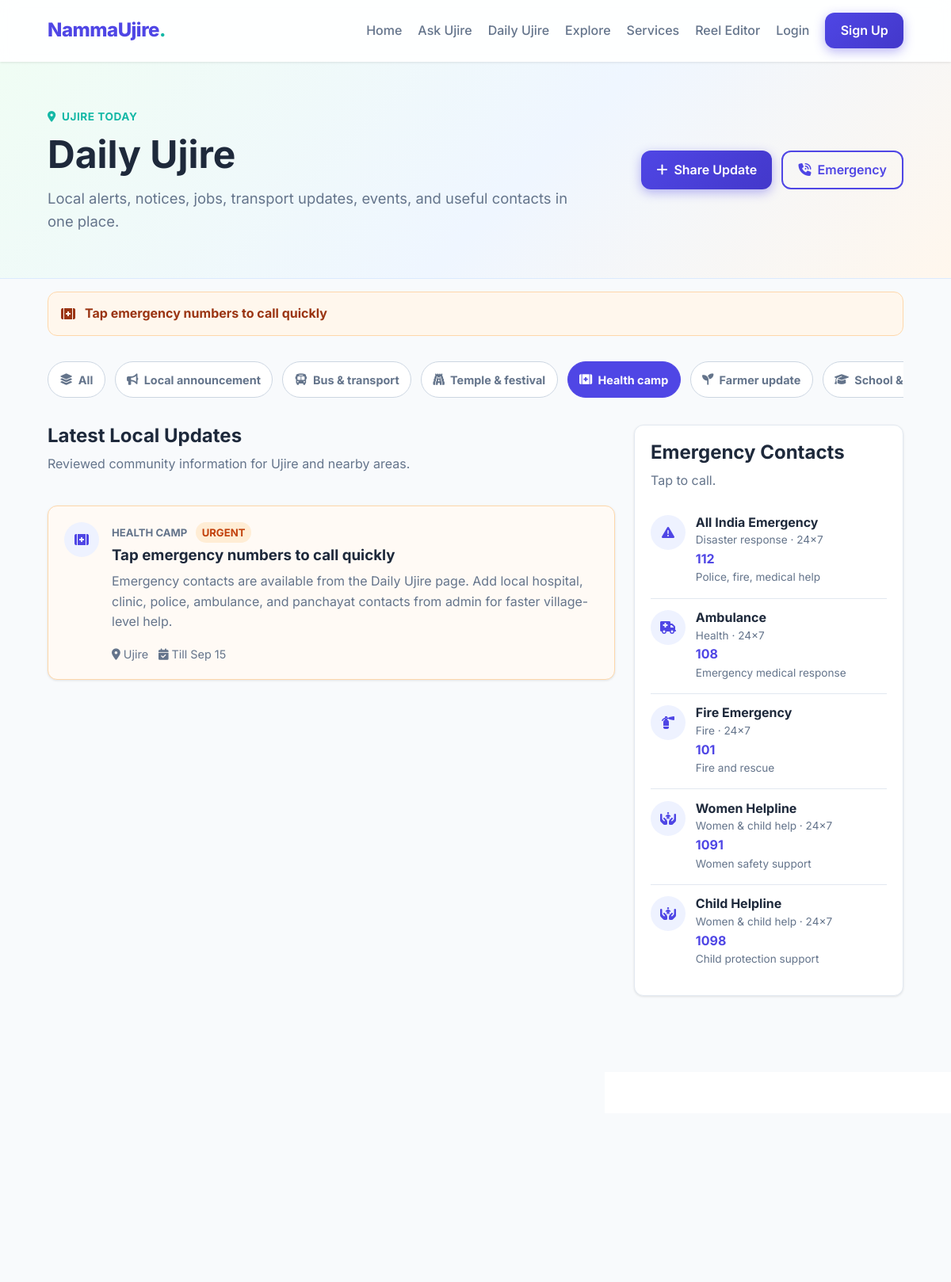
Page /daily/?category=HEALTH on the committed database.
### core/models.py (models this page shows, shortened)
class LocalUpdate(models.Model):
    class Category(models.TextChoices):
        ANNOUNCEMENT = 'ANNOUNCEMENT', 'Local announcement'
        BUS = 'BUS', 'Bus & transport'
        TEMPLE = 'TEMPLE', 'Temple & festival'
        HEALTH = 'HEALTH', 'Health camp'
        FARMER = 'FARMER', 'Farmer update'
        SCHOOL = 'SCHOOL', 'School & college'
        PANCHAYAT = 'PANCHAYAT', 'Panchayat notice'
        JOB = 'JOB', 'Local job'
        MARKET = 'MARKET', 'Buy & sell'
        WEATHER = 'WEATHER', 'Rain & weather'
    class Status(models.TextChoices):
        PENDING = 'PENDING', 'Pending review'
        PUBLISHED = 'PUBLISHED', 'Published'
        REJECTED = 'REJECTED', 'Rejected'
    CATEGORY_ICONS = {
        Category.ANNOUNCEMENT: 'fa-solid fa-bullhorn',
        Category.BUS: 'fa-solid fa-bus',
        Category.TEMPLE: 'fa-solid fa-gopuram',
        Category.HEALTH: 'fa-solid fa-kit-medical',
        Category.FARMER: 'fa-solid fa-seedling',
        Category.SCHOOL: 'fa-solid fa-graduation-cap',
        Category.PANCHAYAT: 'fa-solid fa-building-columns',
        Category.JOB: 'fa-solid fa-briefcase',
        Category.MARKET: 'fa-solid fa-store',
        Category.WEATHER: 'fa-solid fa-cloud-rain',
    }
    title = models.CharField(max_length=160)
    category = models.CharField(max_length=20, choices=Category.choices)
    description = models.TextField()
    location = models.CharField(max_length=120, blank=True)
    contact_name = models.CharField(max_length=80, blank=True)
    contact_phone = models.CharField(max_length=15, blank=True)
    event_datetime = models.DateTimeField(blank=True, null=True)
    valid_until = models.DateField(blank=True, null=True)
    is_urgent = models.BooleanField(default=False)
    is_pinned = models.BooleanField(default=False)
    status = models.CharField(max_length=20, choices=Status.choices, default=Status.PENDING)
    submitted_by = models.ForeignKey(
        settings.AUTH_USER_MODEL,
        on_delete=models.SET_NULL,
        blank=True,
        null=True,
        related_name='submitted_local_updates',
    )
    generated_from = models.ForeignKey(
        'RecurringLocalUpdate',
        on_delete=models.SET_NULL,
        blank=True,
        null=True,
        related_name='generated_updates',
    )
    generated_for = models.DateField(blank=True, null=True)
    created_at = models.DateTimeField(auto_now_add=True)
    updated_at = models.DateTimeField(auto_now=True)
    class Meta:
        ordering = ['-is_urgent', '-is_pinned', 'event_datetime', '-created_at']
    @classmethod
    def published(cls):
        today = timezone.localdate()
        return cls.objects.filter(status=cls.Status.PUBLISHED).filter(
            models.Q(valid_until__isnull=True) | models.Q(valid_until__gte=today)
        )
    @classmethod
    def category_options(cls):
        return [
            {
                'value': value,
                'label': label,
                'icon': cls.CATEGORY_ICONS.get(value, 'fa-solid fa-circle-info'),
            }
            for value, label in cls.Category.choices
        ]
    @property
    def icon_class(self):
        return self.CATEGORY_ICONS.get(self.category, 'fa-solid fa-circle-info')

class EmergencyContact(models.Model):
    class Category(models.TextChoices):
        HEALTH = 'HEALTH', 'Health'
        POLICE = 'POLICE', 'Police'
        FIRE = 'FIRE', 'Fire'
        PANCHAYAT = 'PANCHAYAT', 'Panchayat'
        TRANSPORT = 'TRANSPORT', 'Transport'
        WOMEN_CHILD = 'WOMEN_CHILD', 'Women & child help'
        DISASTER = 'DISASTER', 'Disaster response'
    CATEGORY_ICONS = {
        Category.HEALTH: 'fa-solid fa-truck-medical',
        Category.POLICE: 'fa-solid fa-shield-halved',
        Category.FIRE: 'fa-solid fa-fire-extinguisher',
        Category.PANCHAYAT: 'fa-solid fa-building-columns',
        Category.TRANSPORT: 'fa-solid fa-taxi',
        Category.WOMEN_CHILD: 'fa-solid fa-hands-holding-child',
        Category.DISASTER: 'fa-solid fa-triangle-exclamation',
    }
    name = models.CharField(max_length=120)
    category = models.CharField(max_length=20, choices=Category.choices)
    phone = models.CharField(max_length=15)
    secondary_phone = models.CharField(max_length=15, blank=True)
    location = models.CharField(max_length=120, blank=True)
    notes = models.CharField(max_length=220, blank=True)
    available_24x7 = models.BooleanField(default=False)
    sort_order = models.PositiveIntegerField(default=0)
    is_active = models.BooleanField(default=True)
    class Meta:
        ordering = ['sort_order', 'name']
    @property
    def icon_class(self):
        return self.CATEGORY_ICONS.get(self.category, 'fa-solid fa-phone')

### core/views.py (the view)
# urls.py: path('daily/', core_views.daily_hub_view, name='daily_hub'),
def daily_hub_view(request):
    selected_category = request.GET.get('category', '')
    updates = LocalUpdate.published()
    if selected_category:
        updates = updates.filter(category=selected_category)
    urgent_updates = LocalUpdate.published().filter(is_urgent=True)[:3]
    emergency_contacts = EmergencyContact.objects.filter(is_active=True)
    return render(request, 'core/daily_hub.html', {
        'updates': updates,
        'urgent_updates': urgent_updates,
        'emergency_contacts': emergency_contacts,
        'categories': LocalUpdate.category_options(),
        'selected_category': selected_category,
    })

### core/templates/core/daily_hub.html (shortened to what this page needs)
{% extends 'base.html' %}
{% block content %}
<section class="daily-hero">
    <div class="daily-hero-content">
        <div>
            <span class="section-kicker"><i class="fa-solid fa-location-dot"></i> Ujire today</span>
            <h1>Daily Ujire</h1>
            <p>Local alerts, notices, jobs, transport updates, events, and useful contacts in one place.</p>
        </div>
        <div class="daily-hero-actions">
            <a href="{% url 'submit_local_update' %}" class="btn btn-primary"><i class="fa-solid fa-plus"></i> Share Update</a>
            <a href="#emergency" class="btn btn-outline"><i class="fa-solid fa-phone-volume"></i> Emergency</a>
        </div>
    </div>
</section>
{% if urgent_updates %}
<section class="container daily-strip">
    {% for update in urgent_updates %}
    <a href="#update-{{ update.id }}" class="urgent-item">
        <i class="{{ update.icon_class }}"></i>
        <span>{{ update.title }}</span>
    </a>
    {% endfor %}
</section>
{% endif %}
<section class="container">
    <div class="category-scroll">
        <a href="{% url 'daily_hub' %}" class="chip {% if not selected_category %}chip-active{% endif %}">
            <i class="fa-solid fa-layer-group"></i> All
        </a>
        {% for cat in categories %}
        <a href="{% url 'daily_hub' %}?category={{ cat.value }}" class="chip {% if selected_category == cat.value %}chip-active{% endif %}">
            <i class="{{ cat.icon }}"></i> {{ cat.label }}
        </a>
        {% endfor %}
    </div>
    <div class="daily-layout">
        <div class="updates-column">
            <div class="section-heading">
                <div>
                    <h2>Latest Local Updates</h2>
                    <p class="text-muted">Reviewed community information for Ujire and nearby areas.</p>
                </div>
            </div>
            {% for update in updates %}
            <article id="update-{{ update.id }}" class="update-card {% if update.is_urgent %}update-urgent{% endif %}">
                <div class="update-icon"><i class="{{ update.icon_class }}"></i></div>
                <div class="update-body">
                    <div class="update-meta">
                        <span>{{ update.get_category_display }}</span>
                        {% if update.is_urgent %}<strong>Urgent</strong>{% endif %}
                    </div>
                    <h3>{{ update.title }}</h3>
                    <p>{{ update.description }}</p>
                    <div class="update-foot">
                        {% if update.location %}
                        <span><i class="fa-solid fa-location-dot"></i> {{ update.location }}</span>
                        {% endif %}
                        {% if update.valid_until %}
                        <span><i class="fa-solid fa-calendar-check"></i> Till {{ update.valid_until|date:"M d" }}</span>
                        {% endif %}
                    </div>
                </div>
            </article>
            {% endfor %}
        </div>
        <aside id="emergency" class="emergency-panel">
            <div class="section-heading compact">
                <div>
                    <h2>Emergency Contacts</h2>
                    <p class="text-muted">Tap to call.</p>
                </div>
            </div>
            {% for contact in emergency_contacts %}
            <a href="tel:{{ contact.phone }}" class="contact-row">
                <div class="contact-icon"><i class="{{ contact.icon_class }}"></i></div>
                <div>
                    <h3>{{ contact.name }}</h3>
                    <p>{{ contact.get_category_display }}{% if contact.available_24x7 %} · 24x7{% endif %}</p>
                    <strong>{{ contact.phone }}</strong>
                    {% if contact.notes %}<small>{{ contact.notes }}</small>{% endif %}
                </div>
            </a>
            {% empty %}
            <p class="text-muted">Emergency contacts will appear here after admin review.</p>
            {% endfor %}
        </aside>
    </div>
</section>
{% endblock %}

### rows in the picture
LocalUpdate: title "Tap emergency numbers to call quickly", category "HEALTH CAMP", is_urgent "URGENT", description "Emergency contacts are available from the Daily Ujire page. Add local hospital, clinic, police, ambulance, and panchayat contacts from admin for faster village-level help.", location "Ujire", valid_until "Sep 15"
EmergencyContact: name "All India Emergency", category "Disaster response", available_24x7 "· 24x7", phone "112", notes "Police, fire, medical help"
EmergencyContact: name "Ambulance", category "Health", available_24x7 "· 24x7", phone "108", notes "Emergency medical response"
EmergencyContact: name "Fire Emergency", category "Fire", available_24x7 "· 24x7", phone "101", notes "Fire and rescue"
EmergencyContact: name "Women Helpline", category "Women & child help", available_24x7 "· 24x7", phone "1091", notes "Women safety support"
EmergencyContact: name "Child Helpline", category "Women & child help", available_24x7 "· 24x7", phone "1098", notes "Child protection support"

### other values in the picture
{{ cat.label }} "Local announcement" "Bus & transport" "Temple & festival" "Health camp" "Farmer update" "School &…"
